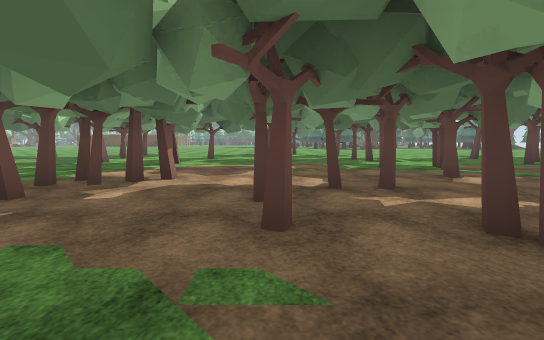
View 1 (above)

23 first-person views from a walk through a scene from a Unity 3-D project. The camera is 1.2 m above the floor, tilts 6° down and sees 90° across. The floor is counted in squares, 2 m on a side. Each view is taken from the middle of a square. On the plan, view 1 faces up. The plan holds only what a view shows up to about 9 squares ahead; the rest is blank. The place goes on beyond the plan. The player is left out. Some surface patterns are stand-ins.

View 2
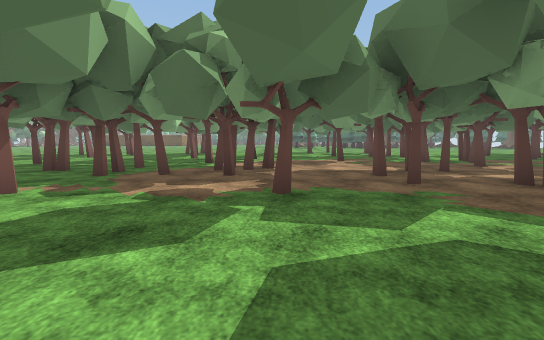

View 3
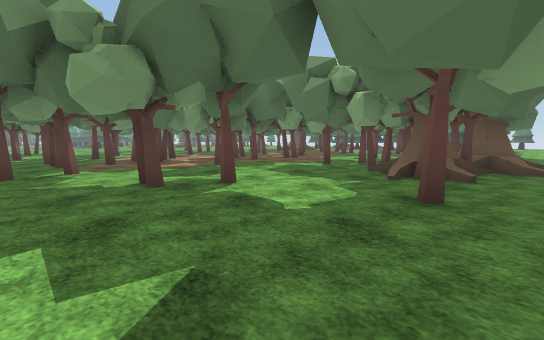

View 4
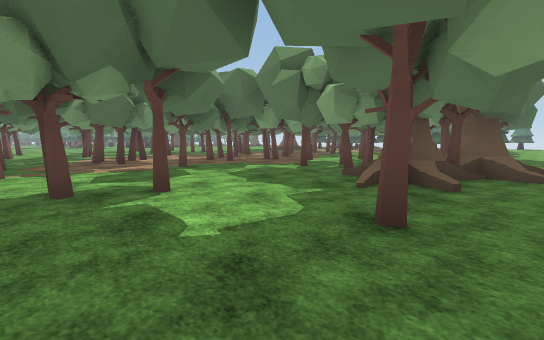

View 5
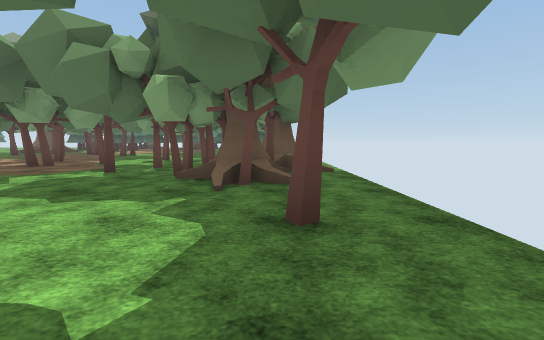

View 6
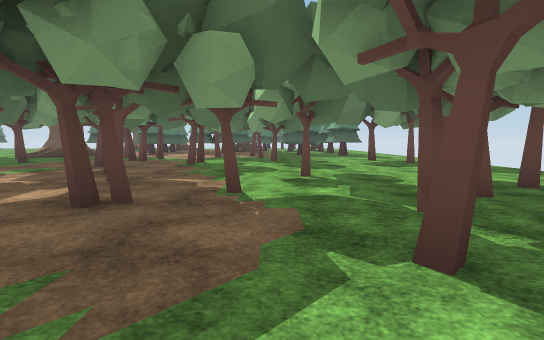

View 7
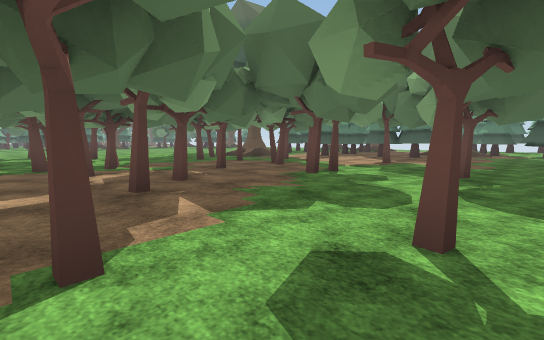

View 8
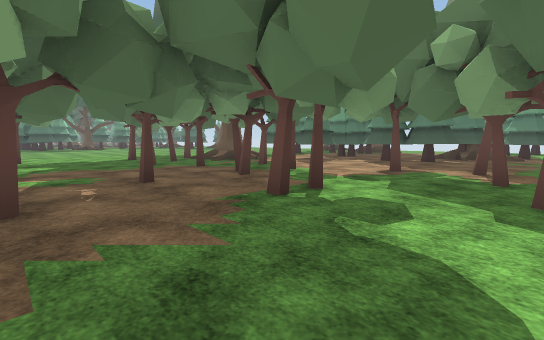

View 9
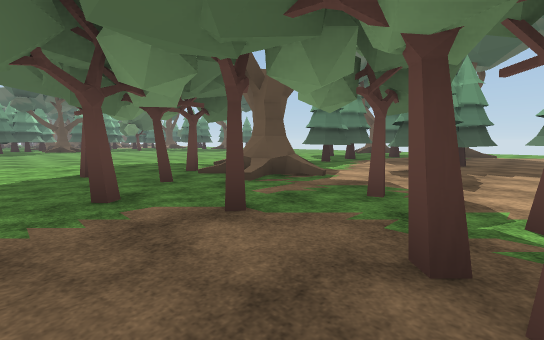

View 10
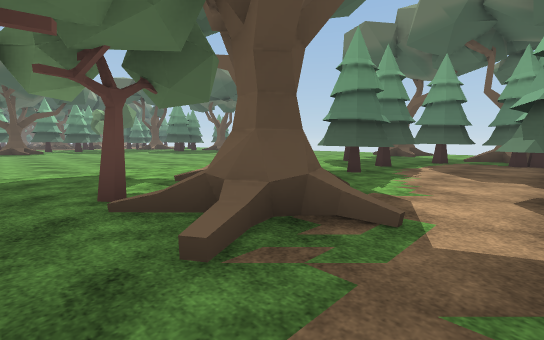

View 11
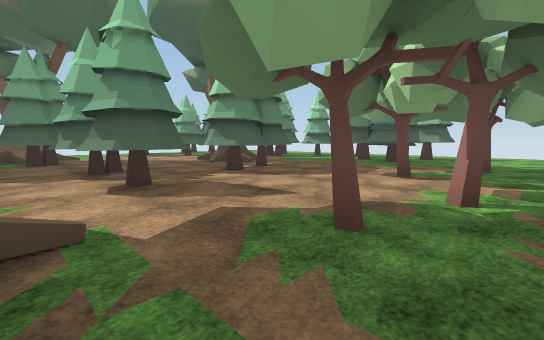

View 12
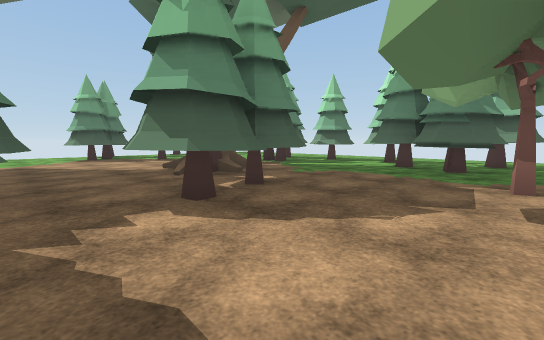

View 13
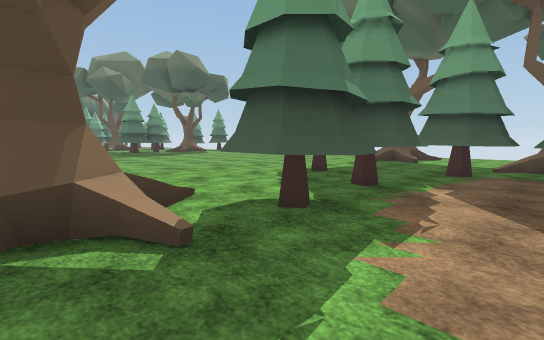

View 14
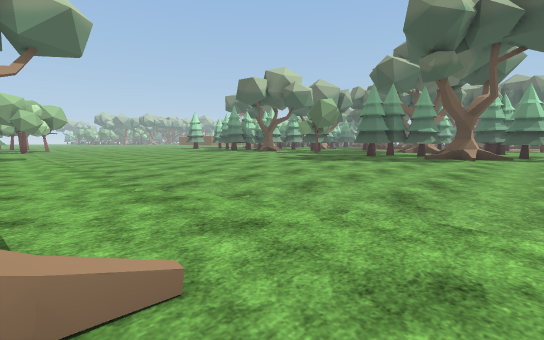

View 15
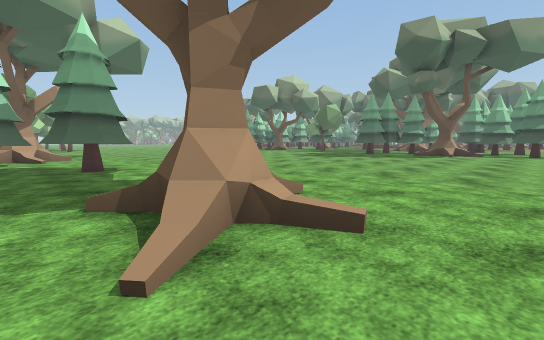

View 16
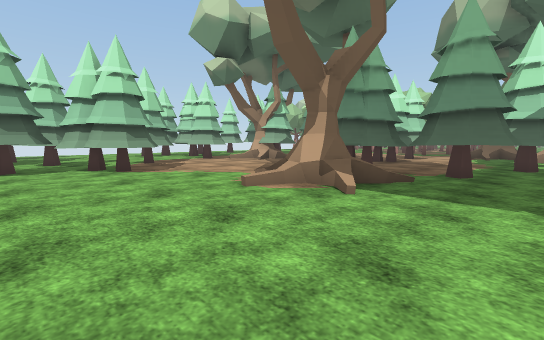

View 17
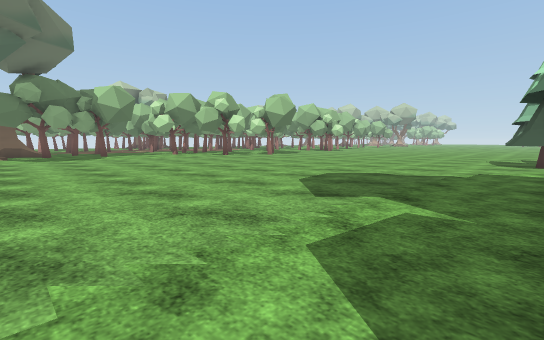

View 18
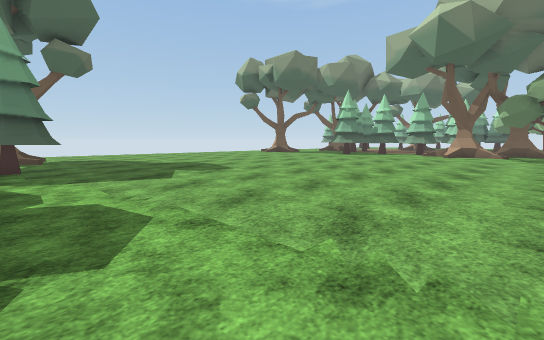

View 19
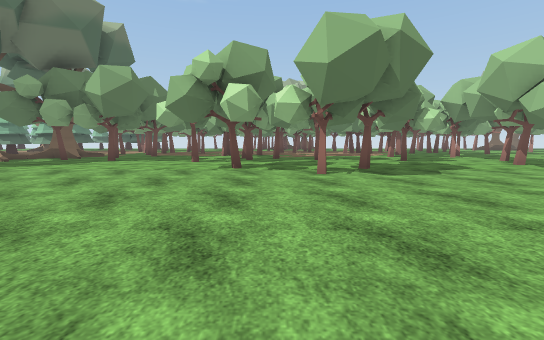

View 20
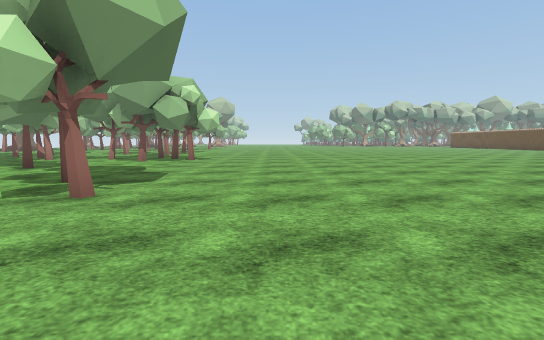

View 21
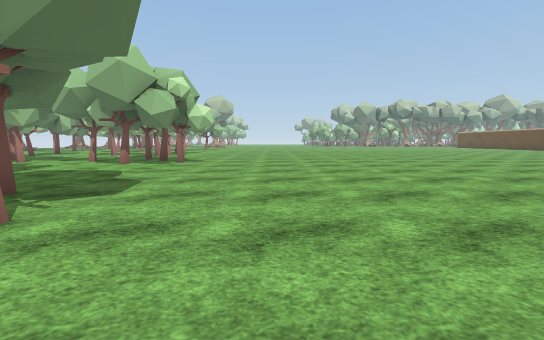

View 22
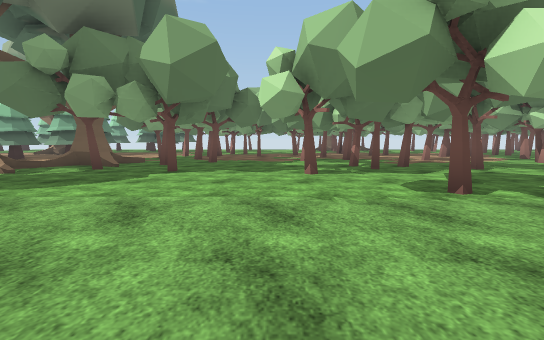

View 23
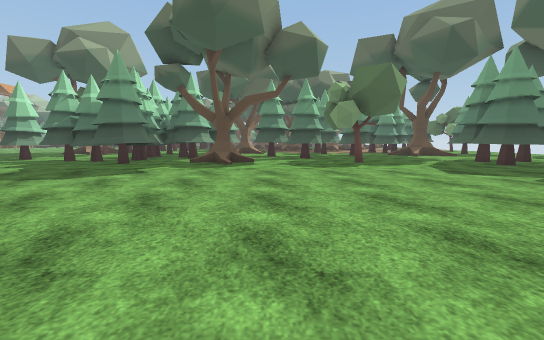

### Floor plan
Key: @ floor where view 1 was taken; # wall or solid block; x gap in a wall; . floor; / step, stairs or slope; T thing the floor can be seen under or through; O other object.
Columns run from 6 left of view 1 to 22 right of it. Each row starts with its distance up from view 1.
 27                       OO
 26
 25
 24         #.  #   ......     #
 23 ...     #x###.O/..#...###  #
 22 ...... ##...#../......#..O..
 21 .............................
 20 .............................
 19 .............................
 18 .............................
 17 .............................
 16 .............................
 15 .............................
 14 .............................
 13 .......#.....................
 12 ......#..#...................
 11 ##....................#...//.
 10 ....#.....#......O...##...O..
  9 ......#..#...#...O####.......
  8 .#.............OO/.#.###.....
  7 ...#.........#.//......#OO...
  6 ..#...#..##..#....TTT.##.O...
  5  ..............#..TTT........
  4 ##.##..#...#......TT.........
  3 .###......#.......TT......##.
  2 ......#x#..........T#O/...###
  1 #...#................// .#.#
  0  .....@......#.#......## ..#
 -1 .#....##..#......##...#   ..
 -2 ..#...###........###..     .#
 -3 .....O##.#....#..#.###
 -4 ...#.##O.....#......
 -5 ......... ..... ...

Where each view was taken, in squares from view 1:
view 1: 0 up, 0 right, facing up
view 2: 2 down, 2 left, facing up
view 3: 5 down, 6 left, facing up-right
view 4: 5 down, 5 left, facing up-right
view 5: 4 down, 5 left, facing right
view 6: 0 up, 1 left, facing right
view 7: 1 down, 2 right, facing up-right
view 8: 0 up, 4 right, facing up-right
view 9: 4 up, 6 right, facing up-right
view 10: 6 up, 8 right, facing up-right
view 11: 7 up, 8 right, facing down-right
view 12: 5 up, 10 right, facing down-right
view 13: 7 up, 11 right, facing up-right
view 14: 11 up, 21 right, facing up-left
view 15: 9 up, 22 right, facing up-left
view 16: 9 up, 22 right, facing down-left
view 17: 22 up, 10 right, facing down-left
view 18: 22 up, 9 right, facing down-right
view 19: 18 up, 2 right, facing down
view 20: 15 up, 4 right, facing left
view 21: 15 up, 3 right, facing left
view 22: 15 up, 5 right, facing down
view 23: 15 up, 10 right, facing up
